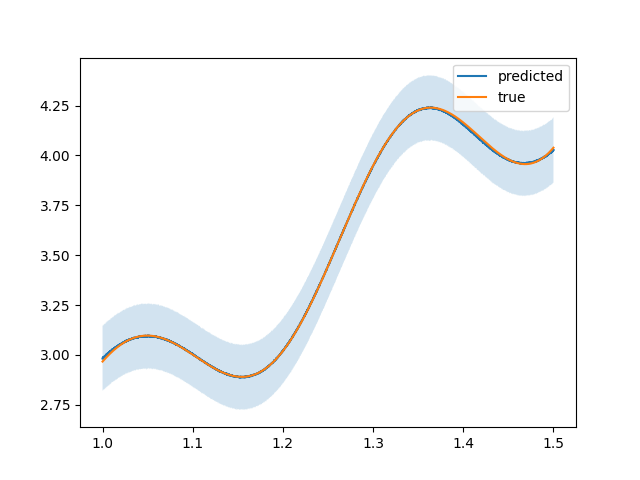

Generate this figure with Python:
import numpy as np
import numpyro
import jax.numpy as jnp
from numpyro.infer.autoguide import AutoLaplaceApproximation, AutoNormal, AutoIAFNormal
from time import time
import numpyro.distributions as dist
from svimodel import SVIModel 
import matplotlib.pyplot as plt
start=time()
np.random.seed(0)
num_data=5000
sigma=0.1
results=np.zeros((5,6))
x_test=1+0.5*np.random.rand(1000)
x_test=np.sort(x_test)
x_test=x_test.reshape(-1,1)
y_test=np.exp(x_test)*(1+0.1*np.sin(20*x_test))
x=1+0.5*np.random.rand(num_data)
x=np.sort(x)
y=np.exp(x)*(1+0.1*np.sin(20*x))+sigma*np.random.randn(num_data)
mp = SVIModel(hidden_prior=dist.Uniform(-jnp.ones((100, 100)), jnp.ones((100, 100))),start_prior=dist.Uniform(-jnp.ones((1, 100)), jnp.ones((1, 100))),
                 final_prior=dist.Uniform(-jnp.ones((100, 1)), jnp.ones((100, 1))))
mp.fit(x.reshape(-1,1), y.reshape(-1,1),10000)
y_pred, y_pis = mp.predict(x.reshape(-1,1))
x=x.reshape(-1)
down=y_pis[0].reshape(-1)
up=y_pis[1].reshape(-1)
fig,ax=plt.subplots()
#ax.plot(x,y,label="noised")
ax.plot(x,y_pred,label="predicted")
ax.fill_between(x, down, up, alpha=0.2)
ax.plot(x,np.exp(x)*(1+0.1*np.sin(20*x)),label="true")

ax.legend()
fig.savefig('uniform_laplace.png')
y_pred=y_pred.reshape(-1)
print(time()-start)
print(np.mean((y_pis[1]-y_pis[0])/y_pred))
print(np.linalg.norm(np.exp(x)*(1+0.1*np.sin(20*x))-y_pred)/np.linalg.norm(np.exp(x)*(1+0.1*np.sin(20*x))))